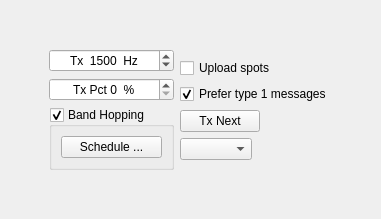
          <widget class="QWidget" name="page_2">
           <layout class="QVBoxLayout" name="verticalLayout_5">
            <property name="leftMargin">
             <number>0</number>
            </property>
            <property name="topMargin">
             <number>0</number>
            </property>
            <property name="rightMargin">
             <number>0</number>
            </property>
            <property name="bottomMargin">
             <number>0</number>
            </property>
            <item>
             <widget class="QWidget" name="widget_2" native="true">
              <layout class="QHBoxLayout" name="horizontalLayout_9">
               <property name="leftMargin">
                <number>0</number>
               </property>
               <property name="topMargin">
                <number>0</number>
               </property>
               <property name="rightMargin">
                <number>0</number>
               </property>
               <property name="bottomMargin">
                <number>0</number>
               </property>
               <item>
                <widget class="QWidget" name="WSPR_controls_widget" native="true">
                 <layout class="QGridLayout" name="gridLayout_9">
                  <item row="1" column="0">
                   <spacer name="horizontalSpacer_7">
                    <property name="orientation">
                     <enum>Qt::Horizontal</enum>
                    </property>
                    <property name="sizeHint" stdset="0">
                     <size>
                      <width>40</width>
                      <height>20</height>
                     </size>
                    </property>
                   </spacer>
                  </item>
                  <item row="1" column="2">
                   <spacer name="horizontalSpacer_6">
                    <property name="orientation">
                     <enum>Qt::Horizontal</enum>
                    </property>
                    <property name="sizeHint" stdset="0">
                     <size>
                      <width>40</width>
                      <height>20</height>
                     </size>
                    </property>
                   </spacer>
                  </item>
                  <item row="2" column="1">
                   <spacer name="verticalSpacer_2">
                    <property name="orientation">
                     <enum>Qt::Vertical</enum>
                    </property>
                    <property name="sizeHint" stdset="0">
                     <size>
                      <width>20</width>
                      <height>40</height>
                     </size>
                    </property>
                   </spacer>
                  </item>
                  <item row="1" column="1">
                   <layout class="QHBoxLayout" name="horizontalLayout_12">
                    <item>
                     <layout class="QVBoxLayout" name="verticalLayout_7">
                      <item>
                       <widget class="QSpinBox" name="WSPRfreqSpinBox">
                        <property name="alignment">
                         <set>Qt::AlignCenter</set>
                        </property>
                        <property name="suffix">
                         <string>  Hz</string>
                        </property>
                        <property name="prefix">
                         <string>Tx  </string>
                        </property>
                        <property name="minimum">
                         <number>1400</number>
                        </property>
                        <property name="maximum">
                         <number>1700</number>
                        </property>
                        <property name="value">
                         <number>1500</number>
                        </property>
                       </widget>
                      </item>
                      <item>
                       <widget class="QSpinBox" name="sbTxPercent">
                        <property name="toolTip">
                         <string>Percentage of 2-minute sequences devoted to transmitting.</string>
                        </property>
                        <property name="alignment">
                         <set>Qt::AlignCenter</set>
                        </property>
                        <property name="suffix">
                         <string>  %</string>
                        </property>
                        <property name="prefix">
                         <string>Tx Pct </string>
                        </property>
                        <property name="maximum">
                         <number>100</number>
                        </property>
                       </widget>
                      </item>
                      <item>
                       <widget class="QGroupBox" name="band_hopping_group_box">
                        <property name="title">
                         <string>Band Hopping</string>
                        </property>
                        <property name="checkable">
                         <bool>true</bool>
                        </property>
                        <layout class="QHBoxLayout" name="horizontalLayout_7">
                         <item>
                          <widget class="QPushButton" name="band_hopping_schedule_push_button">
                           <property name="toolTip">
                            <string>Choose bands and times of day for band-hopping.</string>
                           </property>
                           <property name="text">
                            <string>Schedule ...</string>
                           </property>
                          </widget>
                         </item>
                        </layout>
                       </widget>
                      </item>
                     </layout>
                    </item>
                    <item>
                     <layout class="QVBoxLayout" name="verticalLayout_8">
                      <item>
                       <layout class="QVBoxLayout" name="verticalLayout_2">
                        <item>
                         <layout class="QHBoxLayout" name="horizontalLayout_10">
                          <item>
                           <widget class="QCheckBox" name="cbUploadWSPR_Spots">
                            <property name="toolTip">
                             <string>Upload decoded messages to WSPRnet.org.</string>
                            </property>
                            <property name="text">
                             <string>Upload spots</string>
                            </property>
                           </widget>
                          </item>
                         </layout>
                        </item>
                        <item>
                         <widget class="QCheckBox" name="WSPR_prefer_type_1_check_box">
                          <property name="toolTip">
                           <string>&lt;html&gt;&lt;head/&gt;&lt;body&gt;&lt;p&gt;6 digit locators cause 2 different mesages to be sent, the second contains the full locator but only a hashed callsign, other stations must have decoded the first once before they can decode your call in the second. Check this option to only send 4 digit locators if it will avoid the two message protocol.&lt;/p&gt;&lt;/body&gt;&lt;/html&gt;</string>
                          </property>
                          <property name="text">
                           <string>Prefer type 1 messages</string>
                          </property>
                          <property name="checked">
                           <bool>true</bool>
                          </property>
                         </widget>
                        </item>
                        <item>
                         <layout class="QHBoxLayout" name="horizontalLayout_13">
                          <item>
                           <widget class="QPushButton" name="pbTxNext">
                            <property name="toolTip">
                             <string>Transmit during the next 2-minute sequence.</string>
                            </property>
                            <property name="styleSheet">
                             <string notr="true">QPushButton:checked {
	background-color: red;
	border-style: outset;
	border-width: 1px;
	border-radius: 5px;
	border-color: black;
	min-width: 5em;
	padding: 3px;
}</string>
                            </property>
                            <property name="text">
                             <string>Tx Next</string>
                            </property>
                            <property name="checkable">
                             <bool>true</bool>
                            </property>
                           </widget>
                          </item>
                          <item>
                           <spacer name="horizontalSpacer_2">
                            <property name="orientation">
                             <enum>Qt::Horizontal</enum>
                            </property>
                            <property name="sizeHint" stdset="0">
                             <size>
                              <width>40</width>
                              <height>20</height>
                             </size>
                            </property>
                           </spacer>
                          </item>
                         </layout>
                        </item>
                        <item>
                         <layout class="QHBoxLayout" name="horizontalLayout_14">
                          <item>
                           <widget class="QComboBox" name="TxPowerComboBox">
                            <property name="toolTip">
                             <string>Set Tx power in dBm (dB above 1 mW) as part of your WSPR message.</string>
                            </property>
                           </widget>
                          </item>
                          <item>
                           <spacer name="horizontalSpacer_3">
                            <property name="orientation">
                             <enum>Qt::Horizontal</enum>
                            </property>
                            <property name="sizeHint" stdset="0">
                             <size>
                              <width>40</width>
                              <height>20</height>
                             </size>
                            </property>
                           </spacer>
                          </item>
                         </layout>
                        </item>
                       </layout>
                      </item>
                     </layout>
                    </item>
                   </layout>
                  </item>
                  <item row="0" column="1">
                   <spacer name="verticalSpacer_3">
                    <property name="orientation">
                     <enum>Qt::Vertical</enum>
                    </property>
                    <property name="sizeHint" stdset="0">
                     <size>
                      <width>20</width>
                      <height>40</height>
                     </size>
                    </property>
                   </spacer>
                  </item>
                 </layout>
                </widget>
               </item>
              </layout>
             </widget>
            </item>
           </layout>
          </widget>
